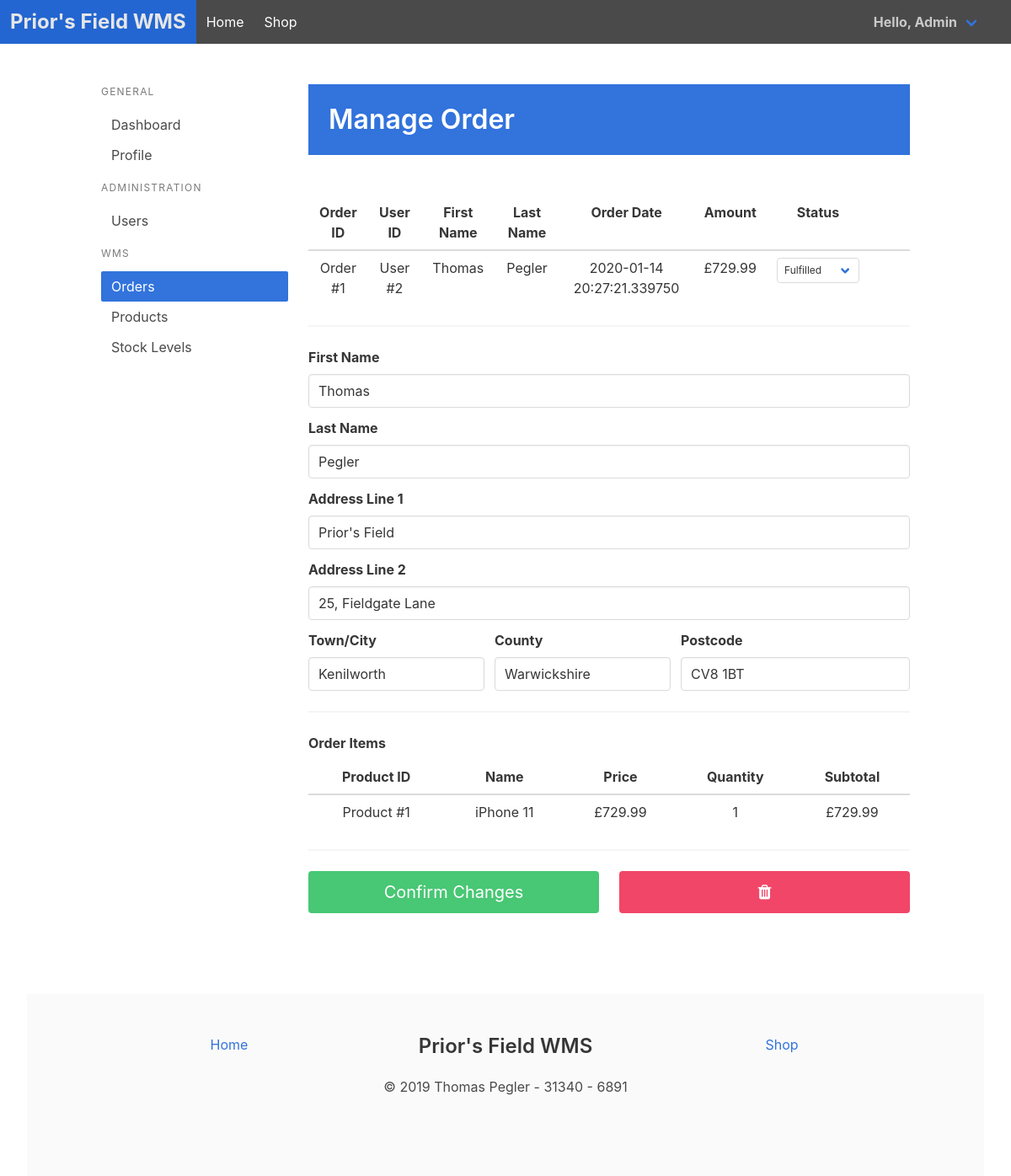
The page /ordermanager/1 (signed in) on the database its author committed.
### app/models.py (models this page shows, shortened)
class User(UserMixin, db.Model):
    id = db.Column(db.Integer, primary_key=True)
    email = db.Column(db.String, unique=True, nullable=False)
    password = db.Column(db.String, nullable=False)
    firstname = db.Column(db.String, nullable=False)
    lastname = db.Column(db.String, nullable=False)
    isadmin = db.Column(db.Boolean, nullable=False, default=0)
    address_line1 = db.Column(db.String)
    address_line2 = db.Column(db.String)
    address_city = db.Column(db.String)
    address_county = db.Column(db.String)
    address_postcode = db.Column(db.String)
    orders = db.relationship('Order', backref="orderuser", lazy=True)
    basketitems = db.relationship('BasketItem', backref="basketuser", lazy=True)
    passreset = db.relationship('UserPassReset', backref="passresetuser", lazy=True)

class Order(db.Model):
    id = db.Column(db.Integer, primary_key=True)
    user_id = db.Column(db.Integer, db.ForeignKey("user.id"), nullable=False)
    date = db.Column(db.DateTime, default=datetime.utcnow)
    total = db.Column(db.Float)
    address_firstname = db.Column(db.String, nullable=False)
    address_lastname = db.Column(db.String, nullable=False)
    address_line1 = db.Column(db.String, nullable=False)
    address_line2 = db.Column(db.String)
    address_city = db.Column(db.String, nullable=False)
    address_county = db.Column(db.String)
    address_postcode = db.Column(db.String, nullable=False)
    status = db.Column(db.String, nullable=False,  default='Unfulfilled')

class OrderItem(db.Model):
    id = db.Column(db.Integer, primary_key=True)
    order_id = db.Column(db.Integer, db.ForeignKey("order.id"), nullable=False)
    product_id = db.Column(db.Integer, db.ForeignKey("product.id"), nullable=False)
    quantity = db.Column(db.Integer)

class Product(db.Model):
    id = db.Column(db.Integer, primary_key=True)
    name = db.Column(db.String, nullable=False)
    shortdesc = db.Column(db.String)
    longdesc = db.Column(db.String)
    price = db.Column(db.Float, nullable=False)
    stock = db.Column(db.Integer)
    mainimage = db.Column(db.String, nullable=False, default='Stock Image.svg')
    archived = db.Column(db.Boolean, default=False)
    orderitems = db.relationship('OrderItem', backref="orderproduct", lazy=True)
    basketitems = db.relationship('BasketItem', backref="basketproduct", lazy=True)

### app/admin.py (the view)
@admin.route("/ordermanager/<order_id>")
@login_required
def manageorder(order_id):
    order = Order.query.filter_by(id=order_id).first()
    orderitems = OrderItem.query.filter_by(order_id=order_id).all()
    if current_user.isadmin:
        if not order:
            return redirect(url_for("admin.ordermanager"))
        else:
            return render_template("admin_manageorder.html", order=order, orderitems=orderitems)
    else:
        flash("Admin status required to visit this page.", category="is-danger")
        return redirect(url_for("main.index"))

### app/__init__.py (called while the page is built)
@login_manager.user_loader
def load_user(user_id):
    return User.query.get(int(user_id))

### app/templates/admin_manageorder.html (shortened to what this page needs)
{% extends "admin_pagebase.html" %}
{% block pagecontent %}
<div class="column is-9">
    <section class="hero is-link welcome is-small">
        <div class="hero-body">
            <div class="container">
                <h1 class="title">
                    Manage Order
                </h1>
            </div>
        </div>
    </section>
    <section class="hero is-small">
        <div class="hero-body">
        </div>
    </section>
    <section>
        <form method="POST" action="/ordermanager/{{ order.id }}" enctype="multipart/form-data">
            <table class="table is-fullwidth">
            <thead>
            <tr>
                <th class="has-text-centered" scope="col">Order ID</th>
                <th class="has-text-centered" scope="col">User ID</th>
                <th class="has-text-centered" scope="col">First Name</th>
                <th class="has-text-centered" scope="col">Last Name</th>
                <th class="has-text-centered" scope="col">Order Date</th>
                <th class="has-text-centered" scope="col">Amount</th>
                <th class="has-text-centered" scope="col">Status</th>
                <th class="has-text-centered" scope="col"></th>
                <th class="has-text-centered" scope="col"></th>
            </tr>
            </thead>
                <tbody>
                    <tr>
                        <td class="has-text-centered">Order #{{ order.id }}</td>
                        <td class="has-text-centered">User #{{ order.user_id }}</td>
                        <td class="has-text-centered">{{ order.orderuser.firstname }}</td>
                        <td class="has-text-centered">{{ order.orderuser.lastname }}</td>
                        <td class="has-text-centered">{{ order.date }}</td>
                        <td class="has-text-centered">£{{ order.total }}</td>
                        <td class="has-text-centered"><span class="select is-small has-text-centered">
                            <select name="status">
                                <option {% if order.status == 'Fulfilled' %}selected{% endif %}>Fulfilled</option>
                            </select>
                        </span>
                        </td>
                    </tr>
                </tbody>
            </table>
            <hr>
            <div class="field">
                <label class="label">First Name</label>
                <div class="control">
                    <input class="input" type="text" value="{{ order.address_firstname }}" name="addressfirstname" placeholder="1234 Main St">
                </div>
            </div>
            <div class="field">
                <label class="label">Last Name</label>
                <div class="control">
                    <input class="input" type="text" value="{{ order.address_lastname }}" name="addresslastname" placeholder="1234 Main St">
                </div>
            </div>
            <div class="field">
                <label class="label">Address Line 1</label>
                <div class="control">
                    <input class="input" type="text" value="{{ order.address_line1 }}" name="address1" placeholder="1234 Main St">
                </div>
            </div>
            <div class="field">
                <label class="label">Address Line 2</label>
                <div class="control">
                    <input class="input" type="text" {% if order.address_line2 != None %}value="{{ order.address_line2 }}"{% endif %} name="address2" placeholder="Apartment or suite">
                </div>
            </div>
            <div class="field is-grouped">
                <div class="control is-expanded">
                    <div class="field">
                        <label class="label">Town/City</label>
                        <div class="control">
                            <input class="input" type="text" value="{{ order.address_city }}" name="city">
                        </div>
                    </div>
                </div>
                <div class="control is-expanded">
                    <div class="field">
                        <label class="label">County</label>
                        <div class="control">
                            <input class="input" type="text" {% if order.address_county != None %}value="{{ order.address_county }}"{% endif %} name="county">
                        </div>
                    </div>
                </div>
                <div class="control">
                    <div class="field">
                        <div class="label">Postcode</div>
                        <div class="control">
                            <input class="input" type="text" value="{{ order.address_postcode }}" name="postcode">
                        </div>
                    </div>
                </div>
            </div>
            <hr>
            <div class="field">
                <label class="label">Order Items</label>
                <table class="table is-fullwidth">
                    <thead>
                    <tr>
                        <th class="has-text-centered" scope="col">Product ID</th>
                        <th class="has-text-centered" scope="col">Name</th>
                        <th class="has-text-centered" scope="col">Price</th>
                        <th class="has-text-centered" scope="col">Quantity</th>
                        <th class="has-text-centered" scope="col">Subtotal</th>
                    </tr>
                    </thead>
                    <tbody>
                    {% for item in orderitems %}
                    <tr>
                        <td class="has-text-centered">Product #{{ item.product_id }}</td>
                        <td class="has-text-centered">{{ item.orderproduct.name }}</td>
                        <td class="has-text-centered">£{{ item.orderproduct.price }}</td>
                        <td class="has-text-centered">{{ item.quantity }}</td>
                        <td class="has-text-centered">£{{ item.quantity * item.orderproduct.price }}</td>
                    </tr>
                    {% endfor %}
                    </tbody>
                </table>
            </div>
            <hr>
            <div class="columns">
                <div class="column">
                    <button class="button is-success is-medium is-fullwidth is-11" type="submit">Confirm Changes</button>
                </div>
        </form>
                <div class="column">
                    <form method="POST" action="/ordermanager/delete/{{ order.id }}">
                        <button class="button is-medium is-fullwidth is-danger is-1" type="submit"><i class="fa fa-trash"></i></button>
                    </form>
                </div>
            </div>
    </section>
    <section class="hero is-small">
        <div class="hero-body">
        </div>
    </section>
{% endblock %}

### app/templates/base.html (shortened to what this page needs)
<!DOCTYPE html>
<html>
<head>
    <link rel="stylesheet" href="https://maxcdn.bootstrapcdn.com/font-awesome/4.7.0/css/font-awesome.min.css">
    <link rel="stylesheet" href="/static/css/mybulma.css">
</head>
<body>
    <section class="hero is-link has-background-grey-dark">
        <nav class="navbar" role="navigation">
            <div class="navbar-brand">
                <a href="{{ url_for('main.index') }}" class="navbar-item has-text-white is-size-4">
                    <strong>Prior's Field WMS</strong>
                </a>
            </div>
            <div class="navbar-menu">
                <div class="navbar-start">
                    <a href="{{ url_for('main.index') }}" class="navbar-item">
                        Home
                    </a>
                    <a href="{{ url_for('shop.shop_main') }}" class="navbar-item">
                        Shop
                    </a>
                </div>
            </div>
            <div class="navbar-end">
                {% if current_user.is_authenticated %}
                <div class="navbar-item has-dropdown is-hoverable">
                    <a class="navbar-link">
                        <strong>Hello, {{ current_user.firstname }}</strong>
                    </a>
                {% endif %}
                <div class="navbar-item">
                </div>
                </div>
            </div>
        </nav>
    </section>
    {% block content %}
    {% endblock %}
<section>
    <div class="container is-fluid">
        <footer class="footer">
            <div class="container">
                <div class="columns">
                    <div class="column is-4">
                        <div class="level"><a class="level-item" href="{{ url_for('main.index') }}">Home</a></div>
                    </div>
                    <div class="column is-4 has-text-centered"><a class="title is-4">Prior's Field WMS</a></div>
                    <div class="column is-4 has-text-right">
                        <div class="level"><a class="level-item" href="{{ url_for('shop.shop_main') }}">Shop</a></div>
                    </div>
                </div>
                <p class="subtitle has-text-centered is-6">&copy; 2019 Thomas Pegler - 31340 - 6891</p>
            </div>
        </footer>
    </div>
</section>
</body>
</html>

### rows shown on the page
User: firstname "Admin"
Order: id "1", user_id "2", date "2020-01-14 20:27:21.339750", total "729.99", status "Fulfilled", addressfirstname "Thomas", addresslastname "Pegler", address1 "Prior's Field", address2 "25, Fieldgate Lane", city "Kenilworth", county "Warwickshire", postcode "CV8 1BT"
User: orderuser.firstname "Thomas", orderuser.lastname "Pegler"
OrderItem: product_id "1", orderproduct.name "iPhone 11", orderproduct.price "729.99", quantity "1", item.quantity*item.orderproduct.price "729.99"
